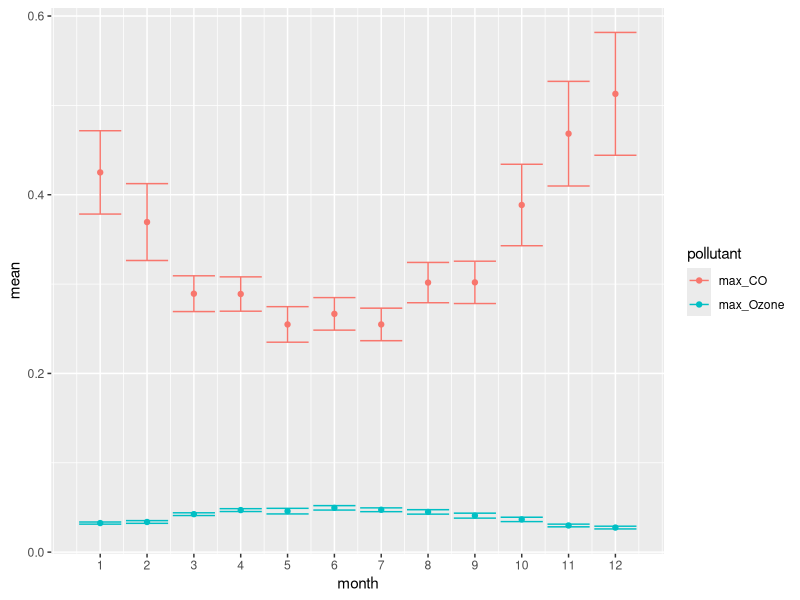
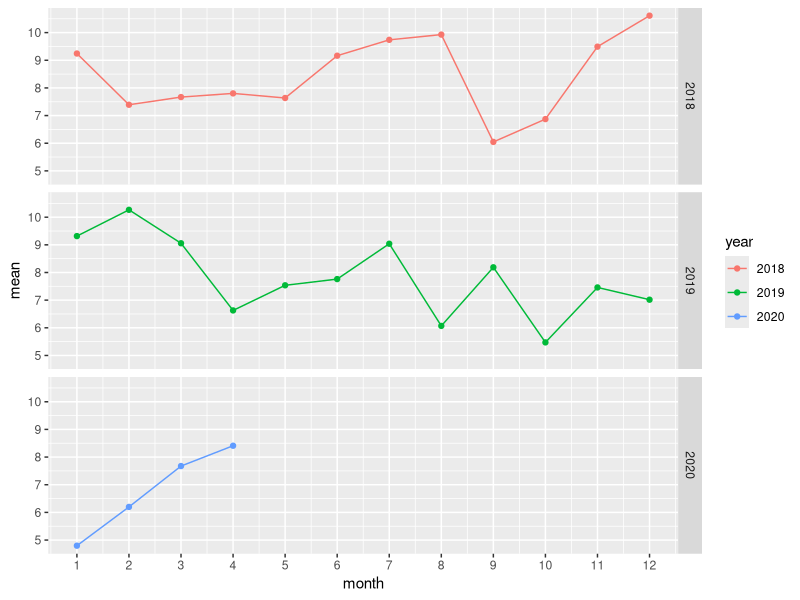

Reproduce these figures in R, in order.
## ---- chunk 1
knitr::opts_chunk$set(echo = TRUE)
library(tidyverse)
library(dplyr)
library(ggplot2)
## ---- chunk 2
# Read in data
aq2018 <- read.csv("AQ_2018.csv")
aq2019 <- read.csv("AQ_2019.csv")
aq2020 <- read.csv("AQ_2020.csv")

# Function to clean data

data_process <- function(x) {
  # Create vector of variables
  variables <- c("Date", 
                 "Daily.Max.8.hour.CO.Concentration",
                 "units_CO",
                 "Daily.Mean.PM2.5.Concentration",
                 "units_PM",
                 "Daily.Max.8.hour.Ozone.Concentration",
                 "units_O3"
                 )
  
  # Rename pollutant concentration variables
  x <- x %>% 
    dplyr::rename("max_CO" = "Daily.Max.8.hour.CO.Concentration",
                  "mean_PM2.5" = "Daily.Mean.PM2.5.Concentration",
                  "max_Ozone" = "Daily.Max.8.hour.Ozone.Concentration")
  
  # Format data variable
  x$Date_clean <- mdy(x$Date)
  
  # Calculate average of repeat measurements for single pollutants
  # And remove duplicate rows
  # First keeps the first value for the units and date variables when the data
    #is collapsed to only one row per date
  x <- x %>% 
    group_by(Date_clean) %>% 
    summarize(Date=first(Date),
              max_CO= mean(max_CO, na.rm = TRUE),
              units_CO = first(units_CO),
              mean_PM2.5= mean(mean_PM2.5, na.rm = TRUE),
              units_PM = first(units_PM),
              max_Ozone= mean(max_Ozone, na.rm = TRUE),
              units_O3 = first(units_O3))

  # Set negative measurements to zero
  x[,c(2,4,6)] <- apply(x[,c(2,4,6)], 2, function(y) {
    y[y < 0] <- 0          
    return(y)
  })
  return(x)
}

# Run function on the datasets
aq2018_clean <- data_process(aq2018)
aq2019_clean <- data_process(aq2019)
aq2020_clean <- data_process(aq2020)

# Combine datasets
data <- rbind(aq2018_clean, aq2019_clean, aq2020_clean)
## ---- chunk 3
# Create new month from date variable
data$month <- month(data$Date_clean)

plot1 <- data %>% 
  # Create a variable for pollutant and combine the values of CO and O3
  mutate(across(everything())) %>% 
  pivot_longer(cols = c(max_CO, max_Ozone),
               names_to = "pollutant",
               values_to = "pollutant_max") %>% 
  # Calculate the mean and standard error for the values of CO and O3
  group_by(month, pollutant) %>% 
  summarise(month = first(month),
            n = sum(!is.na(pollutant_max)),
            mean = mean(pollutant_max, na.rm = TRUE),
            sd = sd(pollutant_max, na.rm = TRUE),
            se = qt(0.975, df = n - 1) * sd/sqrt(n))

      
# Create Plot
ggplot(plot1, aes(x = month, y = mean, color = pollutant)) +
  geom_point() +
  geom_errorbar(aes(ymin = mean - se, ymax = mean + se)) +
 # scale_y_continuous(
  #  breaks = seq(0.01, 2, by = 0.1)) +
  scale_x_continuous(
    breaks = c(1:12))
## ---- chunk 4
# Create new year from date variable
data$year <- year(data$Date_clean)

#Make year a factor
data$year <- as.character(data$year)

plot2 <- data %>% 
  # Calculate the mean and standard error for the values of CO and O3
  group_by(month, year) %>% 
  summarise(month = first(month),
            year = first(year),
            mean = mean(mean_PM2.5, na.rm = TRUE))


ggplot(plot2, aes(x = month, y = mean, color = year)) +
  geom_point() +
  geom_line() +
  facet_grid(year ~ .) +
  scale_x_continuous(
    breaks = c(1:12))
